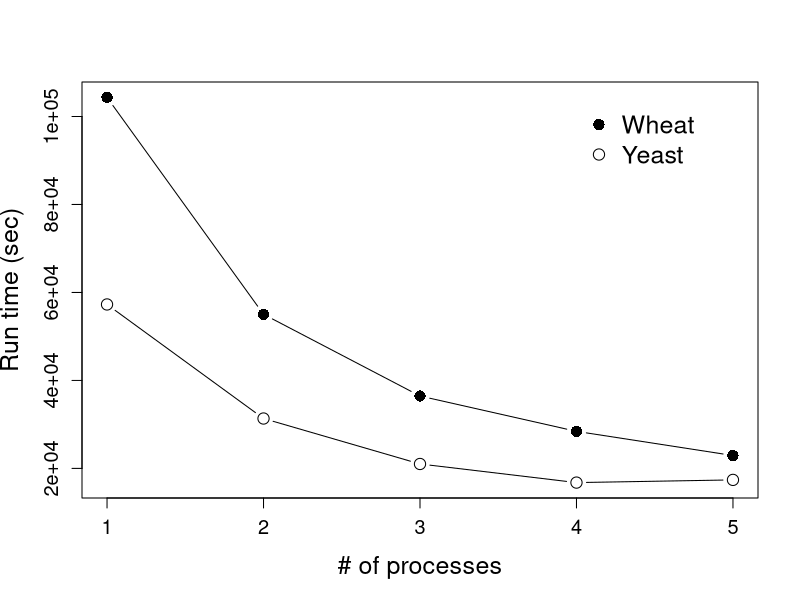
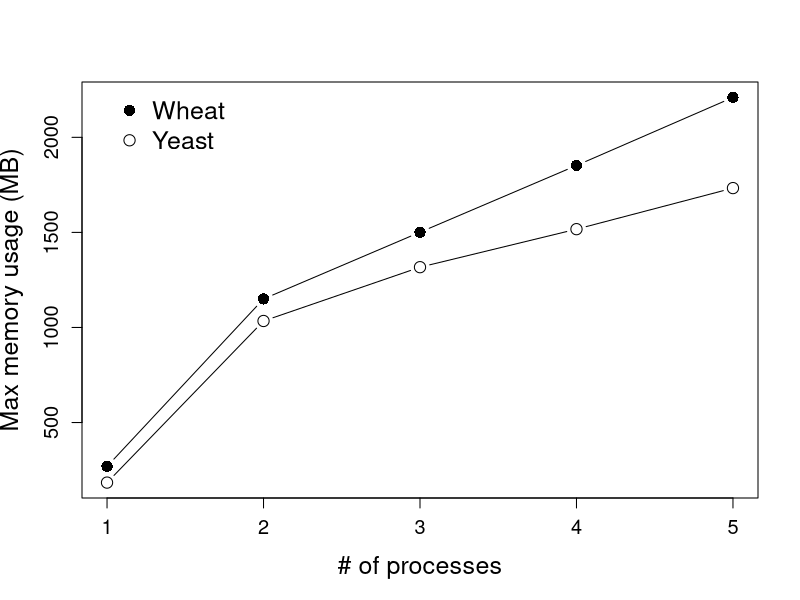

The R source for these figures, in order: (Note: this script raises an error after producing the figures.)

numproc = c(1,2,3,4,5)

yeast_cpu = c(57269.87,31339.67,21002.64,16772.11,17385.11)
wheat_cpu = c(104342.00,55032.03,36456.12,28420.54,22926.35)

ymax=max(c(wheat_cpu,yeast_cpu))
ymin=min(c(wheat_cpu,yeast_cpu))

#png("C:/Users/Gregg/Desktop/real_cpu.png", height=400, width=500)
plot(numproc,wheat_cpu,pch=16,type="b", cex=1.5, ylim=c(ymin,ymax),xlab="# of processes", ylab="Run time (sec)", cex.lab=1.5, cex.axis=1.2)
points(numproc,yeast_cpu,pch=21, type="b", cex=1.5)
legend(4,105000,c("Wheat", "Yeast"),pch=c(16,21), cex=1.5, bty="n")
#dev.off()
#stop()
##############################

wheat_ram = c(269,1150,1501,1852,2210)
yeast_ram = c(184,1034,1317,1517,1733)

ymax=max(c(wheat_ram,yeast_ram))
ymin=min(c(wheat_ram,yeast_ram))

#png("C:/Users/Gregg/Desktop/real_ram.png", height=400, width=500)
plot(numproc,wheat_ram,pch=16,type="b", cex=1.5, ylim=c(ymin,ymax),xlab="# of processes", ylab="Max memory usage (MB)", cex.lab=1.5, cex.axis=1.2)
points(numproc,yeast_ram,pch=21, type="b", cex=1.5)
legend(1,2300,c("Wheat", "Yeast"),pch=c(16,21), cex=1.5, bty="n")
#dev.off()
stop()
##############################

numproc = c(1,2,3,4)

sim_cpu_mac = c(359.65,198.8,143.91,123.41)
sim_cpu_win = c(664.48,372.81,299.17,245.62)
sim_cpu_lin = c(570.59,306.76,219.45,166.03)

ymax=max(c(sim_cpu_mac,sim_cpu_win,sim_cpu_lin))
ymin=min(c(sim_cpu_mac,sim_cpu_win,sim_cpu_lin))

#png("C:/Users/Gregg/Desktop/sim_cpu.png", height=400, width=500)
plot(numproc,sim_cpu_mac, pch=16, type="b", cex=1.5, ylim=c(ymin,ymax),xlab="# of processes", ylab="Run time (sec)", cex.lab=1.5, cex.axis=1.2)
points(numproc,sim_cpu_win,pch=21, type="b", cex=1.5)
points(numproc,sim_cpu_lin,pch=4, type="b", cex=1.5)
legend(3,690,c("Mac","Windows","Linux"),pch=c(16,21,4), cex=1.5, bty="n")
#dev.off()
stop()
##############################

sim_ram_mac = c(43,169,229,285)
sim_ram_win = c(32,103,137,168)
sim_ram_lin = c(27,96,128,159)

ymax=max(c(sim_ram_mac,sim_ram_win,sim_ram_lin))
ymin=min(c(sim_ram_mac,sim_ram_win,sim_ram_lin))

png("C:/Users/Gregg/Desktop/sim_ram.png", height=400, width=500)
plot(numproc,sim_ram_mac, pch=16, type="b", cex=1.5, ylim=c(ymin,ymax),xlab="# of processes", ylab="Max memory usage (MB)", cex.lab=1.5, cex.axis=1.2)
points(numproc,sim_ram_win,pch=21, type="b", cex=1.5)
points(numproc,sim_ram_lin,pch=4, type="b", cex=1.5)
legend(1,290,c("Mac","Windows","Linux"),pch=c(16,21,4), cex=1.5, bty="n")
dev.off()

##############################